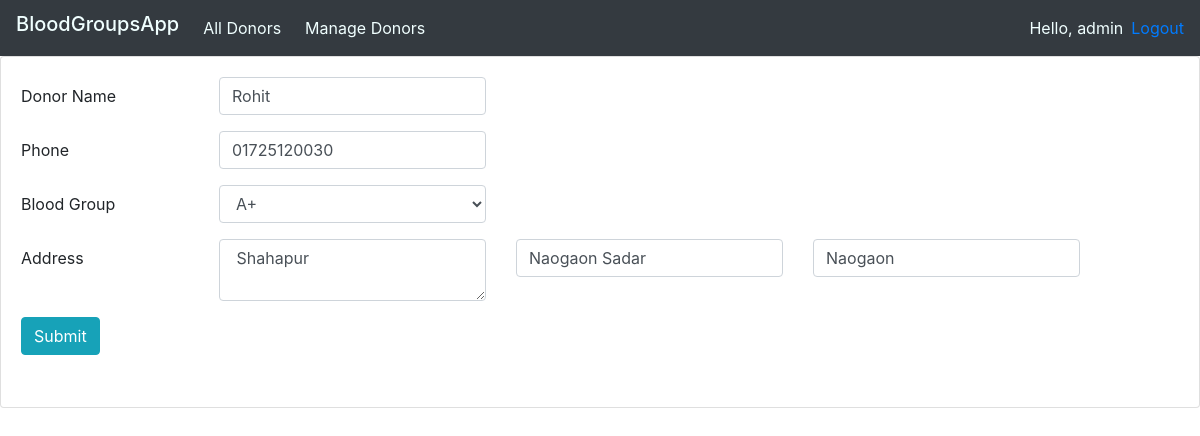
The app's page /update_donor/5/ (signed in) with its own data.
### bloodGroupsApp/models.py (models this page shows)
class Donor(models.Model):
    name = models.CharField(max_length=30, null = True)
    phone = models.CharField(max_length=15)
    blood_group = models.CharField(max_length=5)
    house_details = models.CharField(max_length=200 ,  null= True)
    upazila = models.CharField(max_length=30,  null= True)
    district = models.CharField(max_length=30, null= True)
    address = models.CharField(max_length=270)

### bloodGroupsApp/decorators.py (the view)
   def wrapper_func(request, *args, **kwargs):
      group = None
      if request.user.groups.exists():
         group = request.user.groups.all()[0].name
      if group == 'user_group':
         return redirect('home')
      if group == 'admin':
         return  view_func(request, *args, **kwargs)

### bloodGroupsApp/views.py (called while the page is built, shortened)
@login_required(login_url='login')
@admin_only
def update_donor(request,pk):
    donor1 = Donor.objects.get(id=pk)
    context={'donor1': donor1}
    return render(request,'update_donor.html',context)

### bloodGroupsApp/templates/update_donor.html (shortened to what this page needs)
{% extends 'main.html' %}
{%block content%}
<div class="card card-body">
      <form method="POST">
            <div class="form-group row">
              <label for="inputEmail3" class="col-sm-2 col-form-label">Donor Name</label>
              <div class="col-sm-3">
                <input type="text" name="name" value="{{donor1.name}}" class="form-control" id="inputEmail3" placeholder="Name">
              </div>
            </div>
            <div class="form-group row">
                <label for="inputEmail3" class="col-sm-2 col-form-label">Phone</label>
                <div class="col-sm-3">
                  <input type="text" name= "phone" value="{{donor1.phone}}" class="form-control" id="inputEmail3" placeholder="Phone Number">
                </div>
              </div>
              <div class="form-group row">
                <label for="inputEmail3" class="col-sm-2 col-form-label">Blood Group</label>
                <div class="col-sm-3">
                <select class="form-control" name="blood_group" id="bloodGroupSelect">
                  <option value="A+">A+</option>
                </select>
                </div>
              </div>
              <div class="form-group row ">
                <label for="inputEmail3" class="col-sm-2 col-form-label">Address</label>
                <div class="col-3">
                  <textarea class="form-control" name="house" placeholder="House Details"> {{donor1.house_details}}</textarea>
                </div>
                <div class="col-3 ">
                  <input type="text" class="form-control" value="{{donor1.upazila}}"  name="upazila" placeholder="Upazila">
                </div>
                <div class="col-3 ">
                  <input type="text" class="form-control" value="{{donor1.district}}" name="district" placeholder="District">
            </div>
              </div>
            <div class="form-group row">
              <div class="col-sm-10">
                <button type="submit" class="btn btn-info">Submit</button>
              </div>
            </div>
          </form>
</div>
{%endblock%}

### bloodGroupsApp/templates/navbar.html (shortened to what this page needs)
<nav class="navbar navbar-expand-lg navbar-dark bg-dark">
    <h5 style="color: azure;">BloodGroupsApp</h5>
    <div class="collapse navbar-collapse" id="navbarNav">
      <ul class="navbar-nav">
        <li class="nav-item">
          <a style="color: azure;" class="nav-link ml-3" href="{% url 'home' %}">All Donors</a>
        </li>
        {% if request.user.is_staff %}
        <li class="nav-item">
            <a style="color: azure;" class="nav-link ml-2" href="{% url 'manage_donors' %}">Manage Donors</a>
        </li>
        {% endif %}
      </ul>
    </div>
    <span style="color: azure;" class="msg"> Hello, {{request.user}} </span>
    <span style="color: azure;"><a class="msg ml-2" href="{% url 'logout' %}">Logout</a></span>
</nav>

### records on screen
Donor: name "Rohit", phone "01725120030", house "Shahapur", upazila "Naogaon Sadar", district "Naogaon"

### other values on screen
{{ request.user }} "admin"
